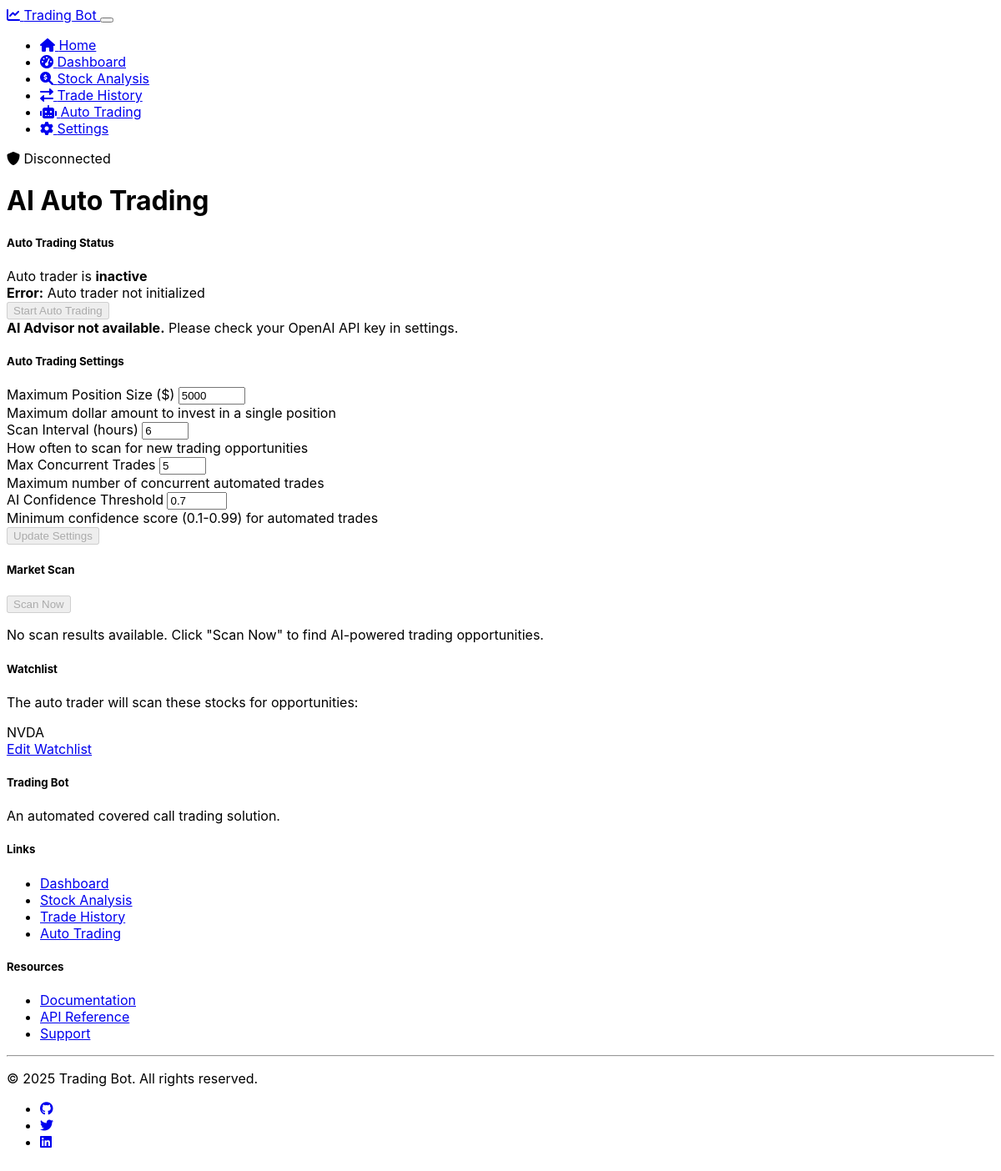
The page /auto-trading on the database as committed earlier.
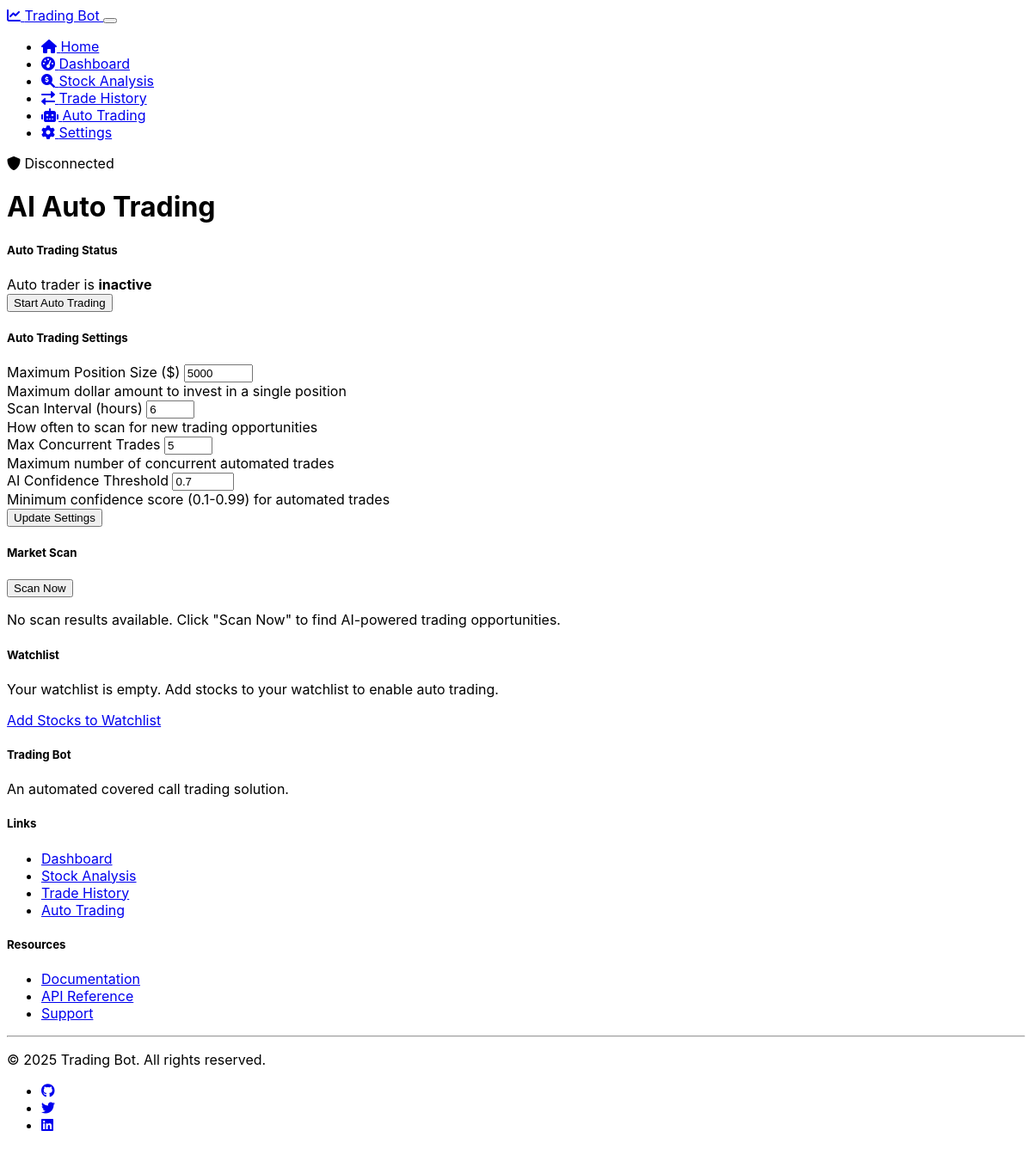
The same page on the database as committed later.
### models.py (models this page shows, shortened)
class WatchlistItem(db.Model):
    id = db.Column(db.Integer, primary_key=True)
    symbol = db.Column(db.String(10), nullable=False, unique=True)
    added_at = db.Column(db.DateTime, default=datetime.now)
    notes = db.Column(db.Text, nullable=True)

### app.py (the view)
@app.route('/auto-trading')
def auto_trading():
    status = {}
    ai_status = {}
    scan_results = []
    watchlist = []
    try:
        watchlist = WatchlistItem.query.all()
        if auto_trader:
            status = auto_trader.get_status()
            if ai_advisor:
                ai_status = {
                    'is_available': ai_advisor.is_available(),
                    'api_key_set': bool(ai_advisor.api_key)
                }
        else:
            status = {
                'is_enabled': False,
                'error': 'Auto trader not initialized'
            }
            ai_status = {
                'is_available': ai_advisor.is_available() if ai_advisor else False,
                'api_key_set': bool(ai_advisor.api_key) if ai_advisor else False
            }
    except Exception as e:
        logger.error(f"Error getting auto trading status: {str(e)}")
        flash(f"Error getting auto trading status: {str(e)}", 'danger')
    return render_template(
        'auto_trading.html',
        status=status,
        ai_status=ai_status,
        scan_results=scan_results,
        watchlist=watchlist
    )

### templates/auto_trading.html (shortened to what this page needs)
{% extends 'layout.html' %}
{% block content %}
<div class="container">
    <h1 class="mb-4">AI Auto Trading</h1>
    <div class="row">
        <div class="col-md-6">
            <div class="card mb-4">
                <div class="card-header">
                    <h5 class="card-title mb-0">Auto Trading Status</h5>
                </div>
                <div class="card-body">
                    {% if status and status.get('is_enabled') %}
                        <div class="alert alert-success" role="alert">
                            <i class="bi bi-robot"></i> Auto trader is <strong>active</strong>
                        </div>
                        <p>
                            <strong>Running since:</strong> {{ status.get('running_since', 'Unknown') }}<br>
                            <strong>Next scan:</strong> {{ status.get('next_scan_time', 'Not scheduled') }}<br>
                            <strong>Trades executed:</strong> {{ status.get('trades_executed', 0) }}
                        </p>
                        <form action="{{ url_for('stop_auto_trading') }}" method="post">
                            <button type="submit" class="btn btn-danger">
                                <i class="bi bi-stop-circle"></i> Stop Auto Trading
                            </button>
                        </form>
                    {% else %}
                        <div class="alert alert-secondary" role="alert">
                             Auto trader is <strong>inactive</strong>
                        </div>
                        {% if status.get('error') %}
                            <div class="alert alert-warning" role="alert">
                                <strong>Error:</strong> {{ status.get('error') }}
                            </div>
                        {% endif %}
                        <form action="{{ url_for('start_auto_trading') }}" method="post">
                            <button type="submit" class="btn btn-primary" {% if not ai_status.get('is_available') %}disabled{% endif %}>
                                 Start Auto Trading
                            </button>
                        </form>
                        {% if not ai_status.get('is_available') %}
                            <div class="alert alert-warning mt-3" role="alert">
                                <strong>AI Advisor not available.</strong> Please check your OpenAI API key in settings.
                            </div>
                        {% endif %}
                    {% endif %}
                </div>
            </div>
            <div class="card mb-4">
                <div class="card-header">
                    <h5 class="card-title mb-0">Auto Trading Settings</h5>
                </div>
                <div class="card-body">
                    <form action="{{ url_for('update_auto_trading_settings') }}" method="post">
                        <div class="mb-3">
                            <label for="max_position_size" class="form-label">Maximum Position Size ($)</label>
                            <input type="number" class="form-control" id="max_position_size" name="max_position_size"
                                   value="{{ status.get('settings', {}).get('max_position_size', 5000) }}"
                                   min="100" max="50000" step="100">
                            <div class="form-text">Maximum dollar amount to invest in a single position</div>
                        </div>
                        <div class="mb-3">
                            <label for="scan_interval_hours" class="form-label">Scan Interval (hours)</label>
                            <input type="number" class="form-control" id="scan_interval_hours" name="scan_interval_hours"
                                   value="{{ status.get('settings', {}).get('scan_interval_hours', 6) }}"
                                   min="1" max="24" step="1">
                            <div class="form-text">How often to scan for new trading opportunities</div>
                        </div>
                        <div class="mb-3">
                            <label for="max_concurrent_trades" class="form-label">Max Concurrent Trades</label>
                            <input type="number" class="form-control" id="max_concurrent_trades" name="max_concurrent_trades"
                                   value="{{ status.get('settings', {}).get('max_concurrent_trades', 5) }}"
                                   min="1" max="20" step="1">
                            <div class="form-text">Maximum number of concurrent automated trades</div>
                        </div>
                        <div class="mb-3">
                            <label for="confidence_threshold" class="form-label">AI Confidence Threshold</label>
                            <input type="number" class="form-control" id="confidence_threshold" name="confidence_threshold"
                                   value="{{ status.get('settings', {}).get('confidence_threshold', 0.7) }}"
                                   min="0.1" max="0.99" step="0.05">
                            <div class="form-text">Minimum confidence score (0.1-0.99) for automated trades</div>
                        </div>
                        <button type="submit" class="btn btn-primary" {% if not ai_status.get('is_available') %}disabled{% endif %}>
                             Update Settings
                        </button>
                    </form>
                </div>
            </div>
        </div>
        <div class="col-md-6">
            <div class="card mb-4">
                <div class="card-header d-flex justify-content-between align-items-center">
                    <h5 class="card-title mb-0">Market Scan</h5>
                    <form action="{{ url_for('scan_for_opportunities') }}" method="post" class="d-inline">
                        <button type="submit" class="btn btn-sm btn-primary" {% if not ai_status.get('is_available') %}disabled{% endif %}>
                             Scan Now
                        </button>
                    </form>
                </div>
                <div class="card-body">
                    {% if session.get('scan_results') %}
                        <div class="alert alert-info">
                            <strong>Last scan:</strong> Found {{ session.get('scan_results')|length }} opportunities
                        </div>
                        <div class="table-responsive">
                            <table class="table table-sm table-hover">
                                <thead>
                                    <tr>
                                        <th>Symbol</th>
                                        <th>Strategy</th>
                                        <th>AI Score</th>
                                        <th>Est. Return</th>
                                    </tr>
                                </thead>
                                <tbody>
                                    {% for opportunity in session.get('scan_results') %}
                                    <tr>
                                        <td>{{ opportunity.symbol }}</td>
                                        <td>{{ opportunity.strategy }}</td>
                                        <td>
                                            <div class="progress" style="height: 6px;">
                                                <div class="progress-bar" role="progressbar" style="width: {{ (opportunity.confidence * 100)|int }}%;"
                                                     aria-valuenow="{{ (opportunity.confidence * 100)|int }}" aria-valuemin="0" aria-valuemax="100"></div>
                                            </div>
                                            {{ '%.1f'|format(opportunity.confidence * 100) }}%
                                        </td>
                                        <td>{{ opportunity.estimated_return }}%</td>
                                    </tr>
                                    {% endfor %}
                                </tbody>
                            </table>
                        </div>
                    {% else %}
                        <p class="text-muted">
                            No scan results available. Click "Scan Now" to find AI-powered trading opportunities.
                        </p>
                    {% endif %}
                </div>
            </div>
            <div class="card">
                <div class="card-header">
                    <h5 class="card-title mb-0">Watchlist</h5>
                </div>
                <div class="card-body">
                    {% if watchlist %}
                        <p class="text-muted mb-2">The auto trader will scan these stocks for opportunities:</p>
                        <div class="d-flex flex-wrap mb-3 gap-2">
                            {% for item in watchlist %}
                                <span class="badge bg-primary">{{ item.symbol }}</span>
                            {% endfor %}
                        </div>
                        <a href="{{ url_for('analysis') }}" class="btn btn-sm btn-outline-primary">
                             Edit Watchlist
                        </a>
                    {% else %}
                        <p class="text-muted">
                            Your watchlist is empty. Add stocks to your watchlist to enable auto trading.
                        </p>
                        <a href="{{ url_for('analysis') }}" class="btn btn-sm btn-primary">
                             Add Stocks to Watchlist
                        </a>
                    {% endif %}
                </div>
            </div>
        </div>
    </div>
</div>
{% endblock %}

Rows that differ between the two databases and show on the page:
removed WatchlistItem: symbol "NVDA"
Other text that changed with them:
{{ status.get('error') }}: "Auto trader not initialized" → (not shown)
text no longer shown: "Error: AI Advisor not available. Please check your OpenAI API key in settings. The auto trader will scan these stocks for opportunities: Edit Watchlist"
text now shown: "Your watchlist is empty. Add stocks to your watchlist to enable auto trading. Add Stocks to Watchlist"
